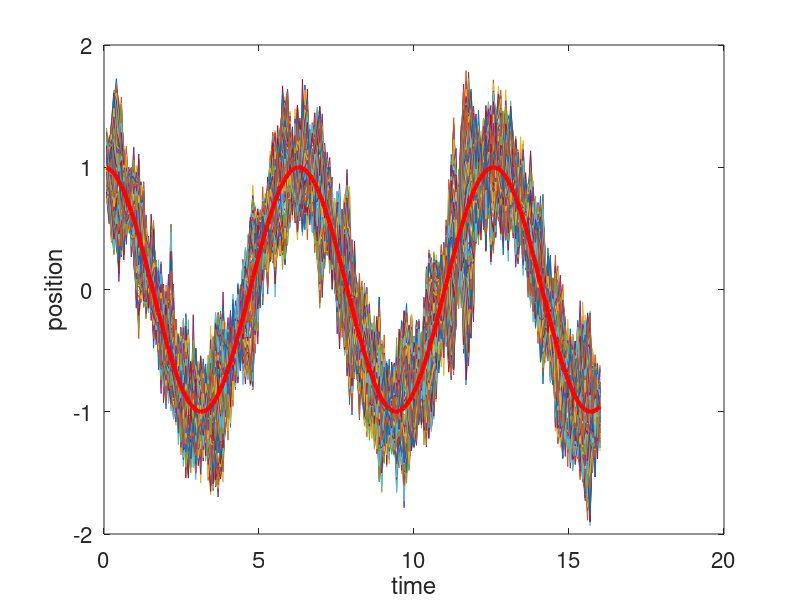
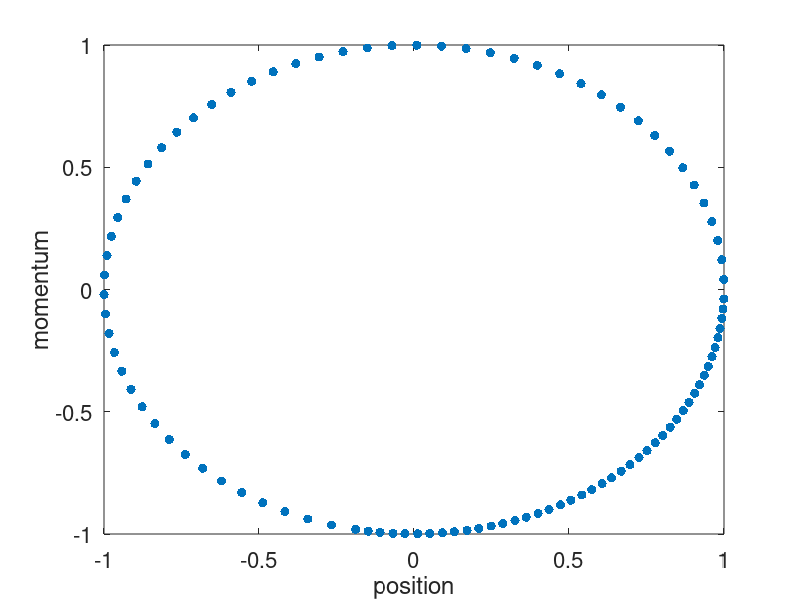
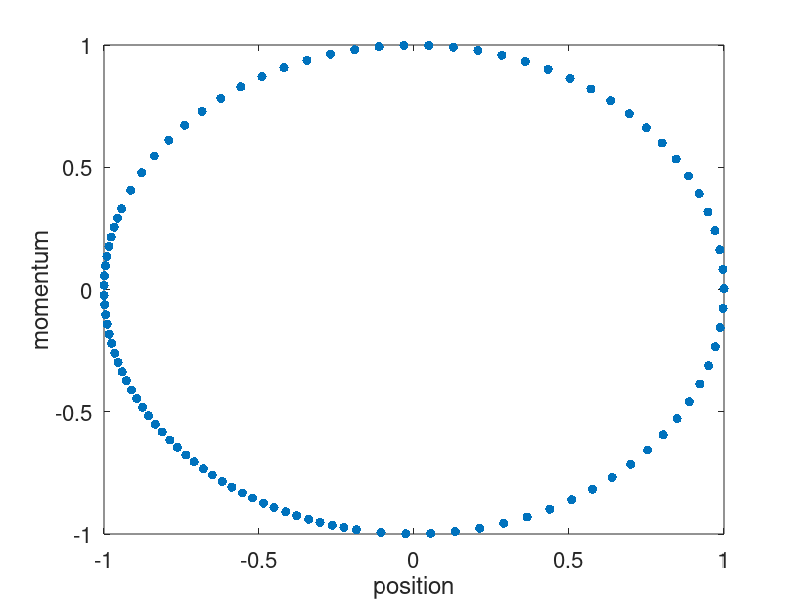

Reproduce these figures in MATLAB, in order.
clear; %close all;
n_beads=128; beta=1; hbar=1; m=1; lambda=1; dt=0.08; tau_T=100;
omega_n=n_beads/beta/hbar; n_step=200; n_step_pimd=0;
cayley=true; % cayley is much more stable
C=zeros(n_beads,n_beads);
for j=0:n_beads-1
    for k=0:n_beads-1
        if k==0
            C(j+1,k+1)=sqrt(1/n_beads);
        elseif k<=n_beads/2-1
            C(j+1,k+1)=sqrt(2/n_beads)*cos(2*pi*j*k/n_beads);
        elseif k==n_beads/2
            C(j+1,k+1)=sqrt(1/n_beads)*(-1)^j;
        else
            C(j+1,k+1)=sqrt(2/n_beads)*sin(2*pi*j*k/n_beads);
        end
    end
end
p=linspace(0,0,n_beads); q=linspace(1,1,n_beads); 
pp=zeros(n_step,n_beads); qq=zeros(n_step,n_beads);
for step=1:n_step   
    p_normal=p*C;
    c1=exp(-dt*omega_n*sin((0:n_beads-1)*pi/n_beads));
    if step<=n_step_pimd
        c1(1)=exp(-1/2/tau_T);
    end
    c2=sqrt(1-c1.^2);
    p_normal=c1.*p_normal+sqrt(n_beads*m/beta)*c2.*randn(1,n_beads);
    p=(C*p_normal.').';
    p=p-(dt/2)*m*lambda*lambda*q; 
    p_normal=p*C; q_normal=q*C;
    for k=0:n_beads-1
        omega_k=2*omega_n*sin(k*pi/n_beads); 
        if k==0
            q_normal(k+1)=(dt/m)*p_normal(k+1)+q_normal(k+1);
        else
            c=cos(omega_k*dt); s=sin(omega_k*dt);
            if cayley
                c=(1-(omega_k*dt/2)^2)/(1+(omega_k*dt/2)^2);
                s=omega_k*dt/(1+(omega_k*dt/2)^2);
            end
            p_temp=p_normal(k+1);
            q_temp=q_normal(k+1);
            p_normal(k+1)=c*p_temp-m*omega_k*s*q_temp;
            q_normal(k+1)=(1/m/omega_k)*s*p_temp+c*q_temp;
        end
    end
    p=(C*p_normal.').'; q=(C*q_normal.').';
    p=p-(dt/2)*m*lambda*lambda*q;
    p_normal=p*C;
    c1=exp(-dt*omega_n*sin((0:n_beads-1)*pi/n_beads));
    if step<=n_step_pimd
        c1(1)=exp(-1/2/tau_T);
    end
    c2=sqrt(1-c1.^2);
    p_normal=c1.*p_normal+sqrt(n_beads*m/beta)*c2.*randn(1,n_beads);
    p=(C*p_normal.').';
    pp(step,:)=p; qq(step,:)=q;
end
figure;
plot((1:n_step)*dt,qq,'linewidth',0.5);hold on;
plot((1:n_step)*dt,mean(qq,2),'r-','linewidth',3);hold on
xlabel('time');
ylabel('position');
set(gca,'fontsize',16);
figure;
plot(mean(qq(1:end/2,:),2),mean(pp(1:end/2,:),2),'.','markersize',20);
xlabel('position');
ylabel('momentum');
set(gca,'fontsize',16);
figure;
plot(mean(qq(end/2+1:end,:),2),mean(pp(end/2+1:end,:),2),'.','markersize',20);
xlabel('position');
ylabel('momentum');
set(gca,'fontsize',16);


